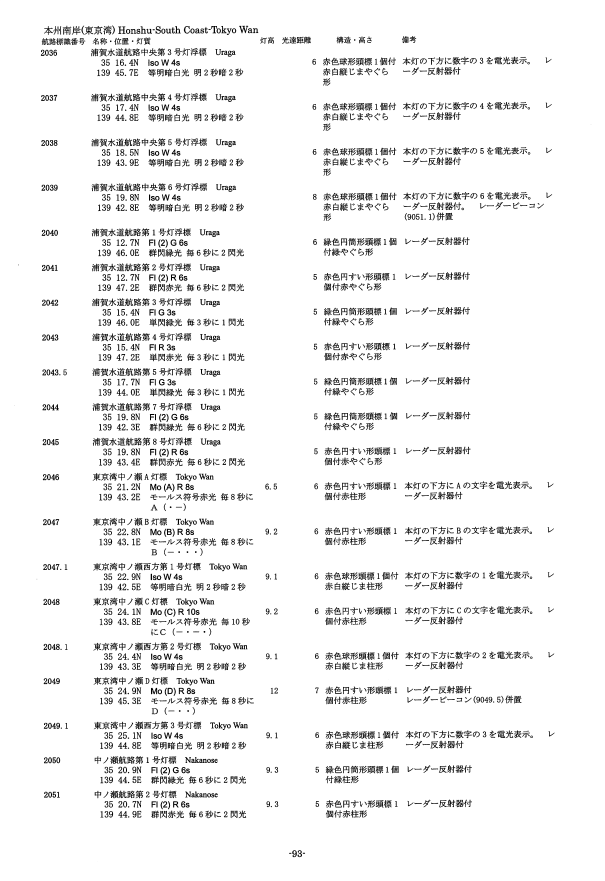
#> input picture TESTDATA/light.png, 1210 x 1762 px (shown at 1/2 size)
$ jupyter execute --allow-errors readdata.ipynb
#> lines starting #> are read from the running program, lines starting #| are printed output that depends on the picture
### loader/ocr.py
import sys
import glob
import os
import numpy as np
from PIL import Image
from PIL import ImageDraw
import pyocr


WHITE_LEVEL = 150
BLANK_LINE_LEVEL = 5
PADDING = 1
PADDING_X = 1
HEADER_LINES = 2
FOOTER_LINES = 1

NONE_LINE = 0
INDEX_LINE = 1
OTHER_LINE = 2

LINE_HEIGHT = 100

CHAR_WIDTH = 17

'''
c[123, 347]
w[90, 190, 356]

c[232, 289, 515, 563, 590, 644]
w[206, 242, 308, 539, 576, 631, 659]
'''

C1 = [134]
W1 = [85, 185]
#       0    1    2    3    4    5     6      7
C2 = [224, 280, 504, 554, 636, 795, 1064]
W2 = [198, 234, 299, 530, 628, 649,  809, 1095]

LIGHT_NUMBER_WIDTH = C1[0] - W1[0]

LIGHT_NAME_OFFSET = W1[1] - W1[0]
LIGHT_NAME_WIDTH = CHAR_WIDTH * 30

LIGHT_TYPE_OFFSET = W2[2] - W1[0]
LIGHT_TYPE_WIDTH = C2[2] - W2[2]

LIGHT_STRUCTURE_OFFSET = W2[5] - W2[2]
LIGHT_STRUCTURE_WIDTH = C2[5] - W2[5]

LIGHT_REMARK_OFFSET = W2[6] - W2[2]
LIGHT_REMARK_WIDTH = CHAR_WIDTH * 18

FIND_OFFSET = 8

OUTPUT_START_OFFSET = 30
OUTPUT_TYPE_OFFSET = OUTPUT_START_OFFSET + 120
OUTPUT_STRUCTURE_OFFSET = OUTPUT_START_OFFSET + 300
OUTPUT_REMARK_OFFSET = OUTPUT_START_OFFSET + 800
OUTPUT_MAJOR_OFFSET = OUTPUT_REMARK_OFFSET + 1000


# [9 lines left out: function find_pos, not called in this run]


class Reader:
    def __init__(self):
        self.img = None
        self.img_lines = []
        self.img_type = []
        self.col = []
        self.col_end = []

        self.lights_no_start = 0
        self.lights_no_end = 0

        # self.lights_name_start = 0
        # self.lights_name_end = 0

        self.lights_pos_start = 0
        self.lights_pos_end = 0

        self.lights_type_start = 0
        self.lights_type_end = 0

        self.lights_height_start = 0
        self.lights_height_end = 0

        self.lights_range_start = 0
        self.lights_range_end = 0

        self.lights_structure_start = 0
        self.lights_structure_end = 0

        self.lights_remark_start = 0
        self.lights_remark_end = 0

    # [269 lines left out: functions find_best_roate, evaluate_rotate, analyze, make_new_page, rotate_degree, chop_lines and 2 more, not called in this run]

    def text_bb(self, index):
        tools = pyocr.get_available_tools()

        if len(tools) == 0:
            print("No OCR tool found")

        tool = tools[0]

        img = Image.fromarray(np.uint8(self.img_lines[index]))

        res = tool.image_to_string(img,
                                   lang="jpn",
                                   builder=pyocr.builders.WordBoxBuilder(tesseract_layout=4))

        return res

    def open(self, file, r=0):
#> called with file = '../TESTDATA/light.png', r = 0
        self.img_lines = []
        self.col = []

        img = Image.open(file)
#> img is the input picture: PIL image 1210x1762 RGB; min 0, max 255, mean 241.2
        img = img.rotate(r, fillcolor=(255, 255, 255))
        img = np.array(img.convert('L'))
#> img: shape (1762, 1210)
        self.img = img
        img = np.where(WHITE_LEVEL < img, 255, img)

        line_width = img.shape[0]
#> line_width = 1762
        level = (line_width - BLANK_LINE_LEVEL) * 255 / line_width
#> level = 254.3

        s = np.average(img, axis=1)
#> s = 1762 values, max 255 at index 0, min 214.2 at index 412, mean 242.6
        line = s < level

        in_line = False
        line_count = 0
        start = 0

        for l in line:
            if l:
                if not in_line:
                    start = line_count
                    in_line = True
            else:
                if in_line:
                    end = line_count
                    height = end - start

                    if height < 10:
                        in_line = False
                    elif height < 30:
                        img = self.img[start - PADDING :end + PADDING, :]
                        self.img_lines.append(img)
                        in_line = False
                    else:
                        half = int(height / PADDING)

                        img = self.img[start - PADDING:start + half + PADDING, :]
                        self.img_lines.append(img)

                        img = self.img[start + half - PADDING:end + PADDING, :]
                        self.img_lines.append(img)

                        in_line = False

            line_count += 1
#> this loop made 1762 passes
#> (height, in_line) on passes 71, 91, 114, 133, 154, 172, 204, 223, 244, 262, 294, 313: (18, False), (17, False), (17, False), (18, False), (18, False), (13, False), (16, False), (18, False), (18, False), (13, False), (16, False), (18, False)
#> (l, in_line) on pass 53: (True, True)
#> after the loop, end = 1714; half = 37; height = 13; in_line = False; line_count = 1762; self.img_lines = 71 items; start = 1701

        print('image lines', line_count, len(self.img_lines))
#| image lines 1762 71

# [40 lines left out: functions debug, convert, not called in this run]


# [19 lines that do not run on import are left out]

### notebook/readdata.ipynb
[cell 1]
from PIL import Image
import numpy as np
from loader.ocr import Reader
import matplotlib.pyplot as plt
import pyocr

[cell 2]
reader = Reader()

reader.open('../TESTDATA/light.png')

#> (a cell that did not finish here is left out)


for box in bb:
    print(box.content, end='')

[cell 4]
for i in range(10):
    img = Image.fromarray(reader.img_lines[i])
    img.save('strip' + str(i) + '.png')
#> this loop made 10 passes
#> pass 1, `img = Image.fromarray(reader.img_lines[i])`:
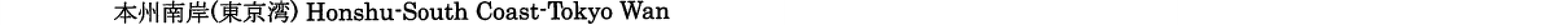
#> img: PIL image 1210x20 L (shown 2 times larger); min 0, max 255, mean 232.7
#> pass 2, `img = Image.fromarray(reader.img_lines[i])`:
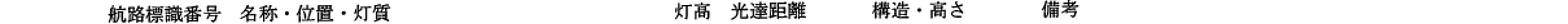
#> img: PIL image 1210x19 L (shown 2 times larger); min 0, max 255, mean 233.8
#> pass 3, `img = Image.fromarray(reader.img_lines[i])`:
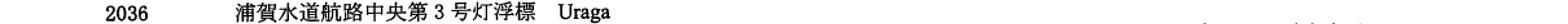
#> img: PIL image 1210x19 L (shown 2 times larger); min 0, max 255, mean 237.5

[cell 5]
img = reader.img_lines[2]

line = np.sum(img, axis=0)
#> line = 1210 values, max 4845 at index 1, min 1083 at index 400, mean 4512.6

print(line)
#> (printed output is left out)

[cell 6]
img = Image.open('../TESTDATA/light.png')

img = img.rotate(0, fillcolor=(255, 255, 255))
img_array = np.array(img.convert('L'))

[cell 7]
img_array.min()
#> Out = 0

[cell 8]
img_array.max()
#> Out = 255

[cell 9]
img_array = np.where(200 < img_array, 255, img_array)

[cell 10]
s = np.average(img_array, axis=1)
#> s = 1762 values, max 255 at index 0, min 211.1 at index 412, mean 241.6
s.shape
#> Out = (1762,)

[cell 11]
s.min()
#> Out = 211.1

[cell 12]
s.max()
#> Out = 255

[cell 13]
s.min()
#> Out = 211.1

[cell 14]
np.std(s)
#> Out = 13.37

[cell 15]
s > ((1759*255) / 1762)

[cell 16]
np.count_nonzero(s > (1759*255)/1762)
#> Out = 539
